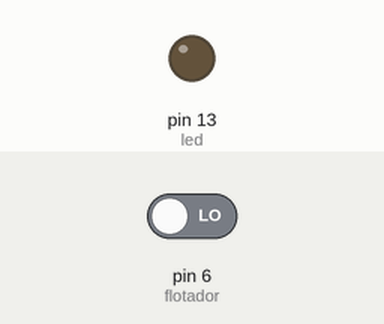
Bench run of a sketch on a simulated Arduino Uno, built with avr-gcc and run on an emulated ATmega328P. Shown: output pins drawn as LEDs (lit = HIGH). The test bench sets the inputs (shaded band); at power-on: pin 6 (flotador) LOW.

Above: at 1.2 s.
1.3 s: pin 6 (flotador) driven HIGH
At 2.3 s:
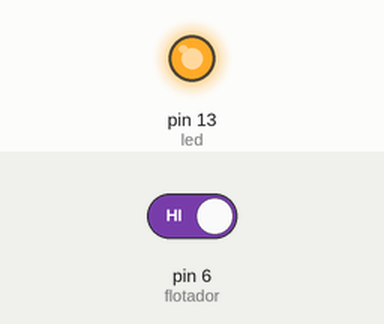
2.8 s: pin 6 (flotador) driven LOW
At 3.4 s:
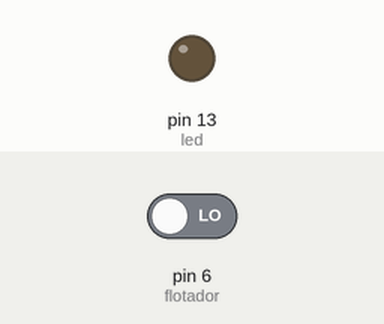
Timing chart, 0 to 5.8 s (numbered marks = the images above; inputs shaded):
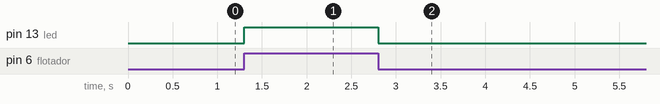

Measured:
- after the input at 1.3 s, pin 13 (led): LOW → HIGH at once
- after the input at 2.8 s, pin 13 (led): HIGH → LOW at once

The sketch:

Flotador.ino
```cpp
int flotador = 6;
int led = 13;
void setup()
{
  pinMode(led, OUTPUT);
  pinMode(flotador, INPUT);
}

void loop()
{
  if(digitalRead(flotador) == HIGH){
      digitalWrite(led,HIGH);
  }else{
      digitalWrite(led,LOW);
	}
}
```
